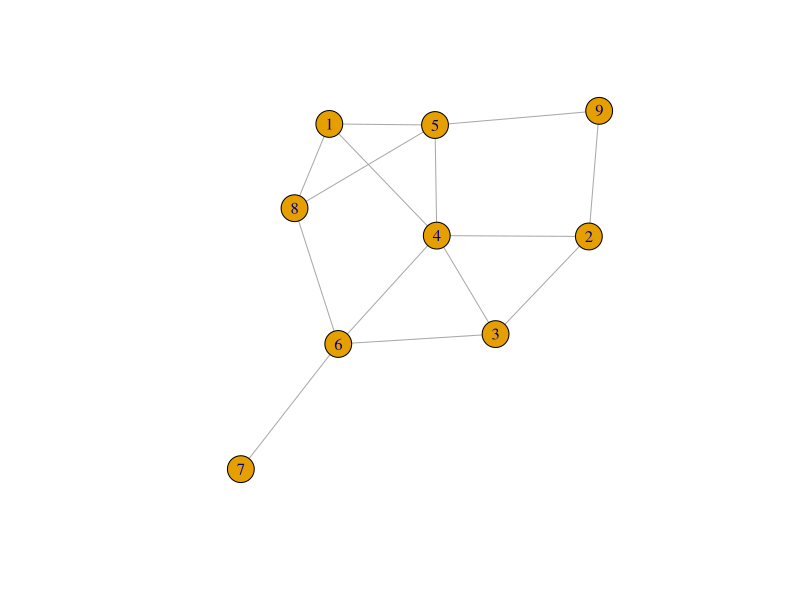
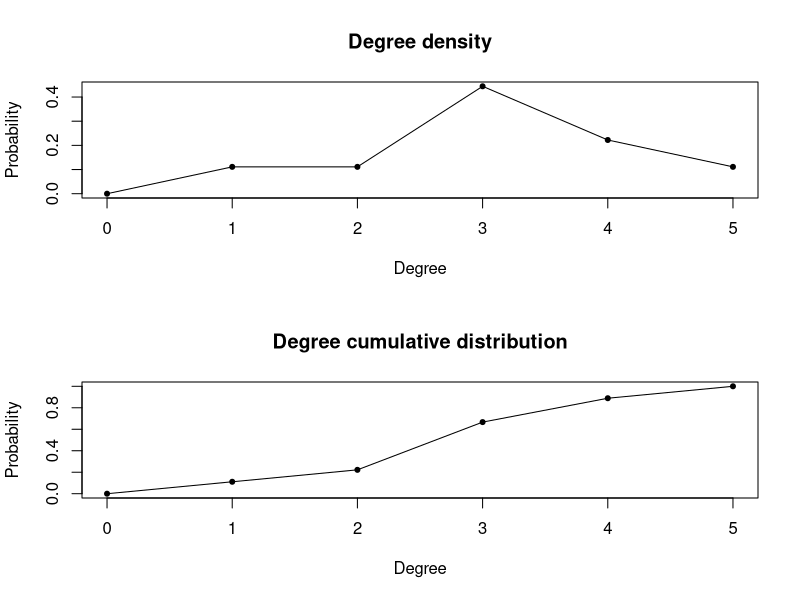
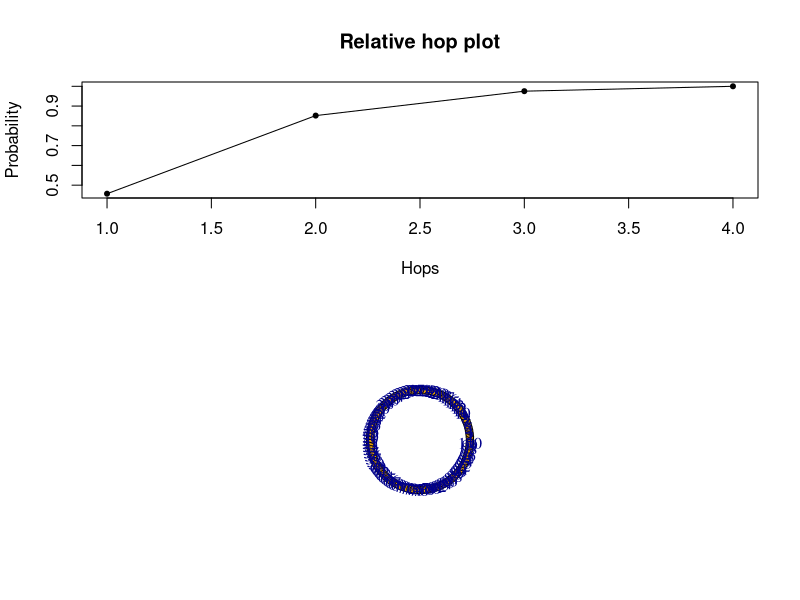
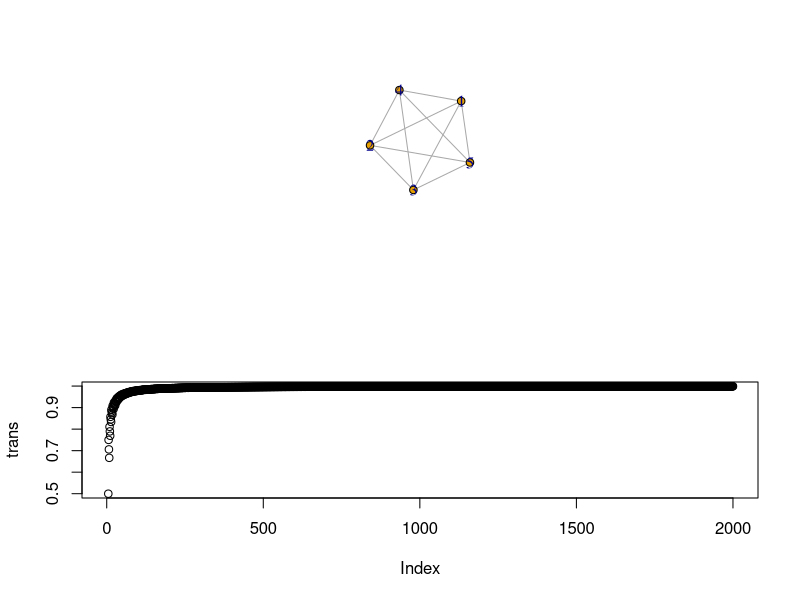
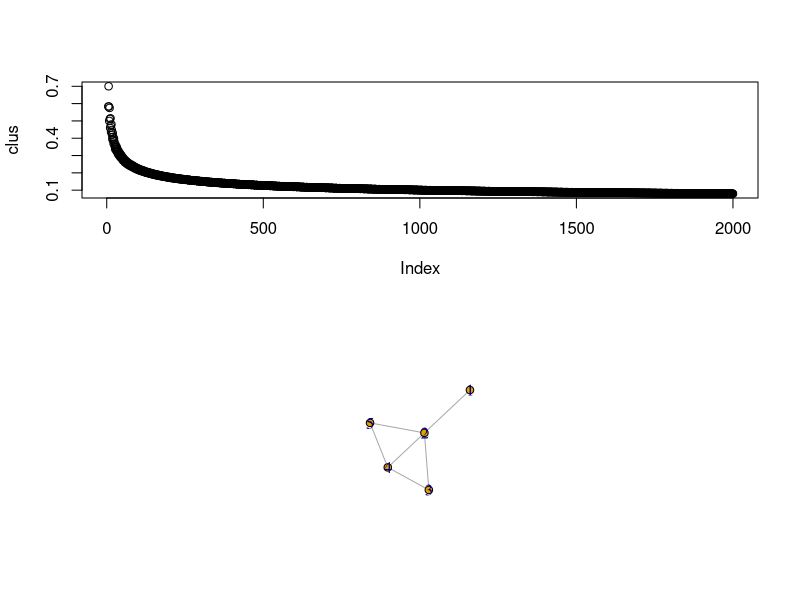

Here is the R script that generated these plots, in order:
## ---- chunk 1
knitr::opts_chunk$set(echo = TRUE)
## ---- chunk 2
library(igraph)
library(knitr)
## ---- chunk 3
g <- graph_from_literal(1---4, 1---5, 1---8, 2---3, 2---4, 2---9, 3---6, 3---4, 4---5,  4---6, 5---8, 5---9, 6---7, 6---8)
plot(g)
## ---- chunk 4
get.adjacency(g, sparse = FALSE)
## ---- chunk 5
edge_density(g, loops = FALSE)
## ---- chunk 6
degree(g)
## ---- chunk 7
round(mean(degree(g)))
sd(degree(g))
## ---- chunk 8
degree.distribution(g)
degree.distribution(g, cumulative = TRUE)

TrDD = c(1-degree_distribution(g,cumulative=TRUE)[-1],1)
round(TrDD, 4)
par(mfrow=c(2,1))
plot(0:max(degree(g)), degree_distribution(g),pch=20,main="Degree density",xlab="Degree",
     ylab="Probability",type="o")
plot(0:max(degree(g)), TrDD,pch=20,main="Degree cumulative distribution",xlab="Degree",
     ylab="Probability",type="o")
## ---- chunk 9
kable(distances(g, 1))
## ---- chunk 10
diameter(g)
farthest_vertices(g)$vertices
## ---- chunk 11
coef_clus = c()
for(i in 1:gorder(g)){
  coef_clus = c(coef_clus, transitivity(g, type="local", vids = i))
  if(coef_clus[i]=="NaN"){
    coef_clus[i] = 0
  }
}
coef_clus
## ---- chunk 12
which(coef_clus == max(coef_clus))
## ---- chunk 13
round(transitivity(g, type="average"), 4)
## ---- chunk 14
round(transitivity(g), 4)
## ---- chunk 15
round(mean_distance(g))
## ---- chunk 16
rel_hop_plot = function(G) {
  
  F = function(x){
    length(unlist(ego(G, order=x, nodes=V(G)))) / length(V(G)) ^ 2
  }

  sapply(1:diameter(G), FUN=F)
}

plot(rel_hop_plot(g), pch=20, main="Relative hop plot", xlab="Hops", ylab="Probability", type="o")
## ---- chunk 17
g_ring = make_ring(100, directed = FALSE)
plot(g_ring, layout = layout.circle)
## ---- chunk 18
round(mean_distance(g_ring))
diameter(g_ring)
## ---- chunk 19
g_ring_original = make_ring(100, directed = FALSE)
Avg_D = c()
Diam = c()
for(i in 3:99){
  g_ring = add_edges(g_ring_original, c(1, i))
  Avg_D = c(Avg_D, mean(distances(g_ring)))
  Diam = c(Diam, diameter(g_ring))
}
round(mean(Avg_D))
round(mean(Diam))
## ---- chunk 20
Avg_D = c()
Diam = c()
for(i in 1:10000){
  v_random = sample(3:99, 1)
  g_ring = add_edges(g_ring_original, c(1, v_random))
  Avg_D[i] = mean_distance(g_ring)
  Diam[i] = diameter(g_ring)
}
round(mean(Avg_D))
round(mean(Diam))
## ---- chunk 21
h = make_full_graph(5)
plot(h)
## ---- chunk 22

# LINK --> http://pages.stat.wisc.edu/~karlrohe/netsci/MeasuringTrianglesInGraphs.pdf
# link 2 --> http://citeseerx.ist.psu.edu/viewdoc/download?doi=10.1.1.70.9248&rep=rep1&type=pdf

clus = c()
trans = c()

for (i in 5:2000) {
  #c = floor(i^(2/3))
  c = ceiling(i^(2/3))
  #c = floor(i/3)
  l = i - c
  
  full_g = make_full_graph(c)
  line_g = graph(sort(cbind(seq(c, c+l-1), seq(c+1, c+l))), directed = FALSE)
  join_g = graph.union(full_g, line_g)
  
  trans[i] = transitivity(join_g)
  clus[i] = transitivity(join_g, type="average")
}

plot(trans)
plot(clus)
## ---- chunk 23
g <- graph_from_literal(1---2, 2---3, 3---4, 4---5, 5---2, 2---4)
plot(g)
transitivity(g)
transitivity(g, type="local")
